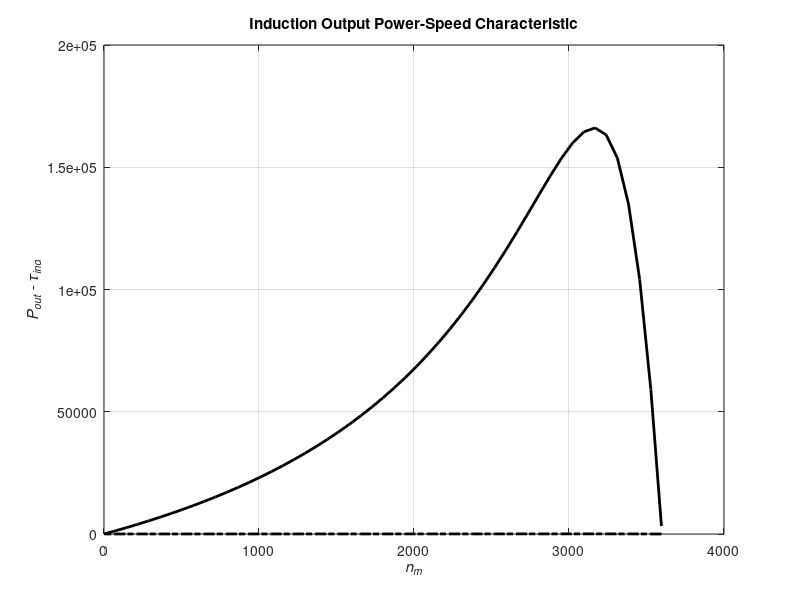

This figure's MATLAB source:
% Script to calculate the Output Power-Speed characteristics of the motor;


r1 = 0.200;
x1 = 0.410;
r2 = 0.120;
x2 = 0.410;
xm = 15;
v_phase = 208/sqrt(3);
n_sync = 3600;
w_sync = 376.99;

v_th = v_phase*(xm/sqrt(r1^2 + (x1+xm)^2));
z_th = ((j*xm)*(r1+ j*x1))/(r1+j*(x1+xm));
r_th = real(z_th);
x_th = imag(z_th);

s = (0:1:50)/50;
s(1)= 0.001;
nm = (1-s)*n_sync;

for ii = 1:51
    t_ind1(ii) = (3*v_th^2 *(r2/s(ii))/(w_sync*(((r_th +(r2/s(ii)))^2 + (x_th + x2)^2))));
    P_out(ii) = t_ind1(ii)*nm(ii);
end

plot(nm, P_out,'Color','k','LineWidth', 2.0);
hold on;
plot(nm, t_ind1,'Color','k','LineWidth',2.0,'LineStyle', '-.');
xlabel('\itn_{m}','FontWeight','Bold');
ylabel('\itP_{out} - \tau_{ind}','FontWeight','Bold');
title ('Induction Output Power-Speed Characteristic','FontWeight','Bold');

grid on;
hold off; 